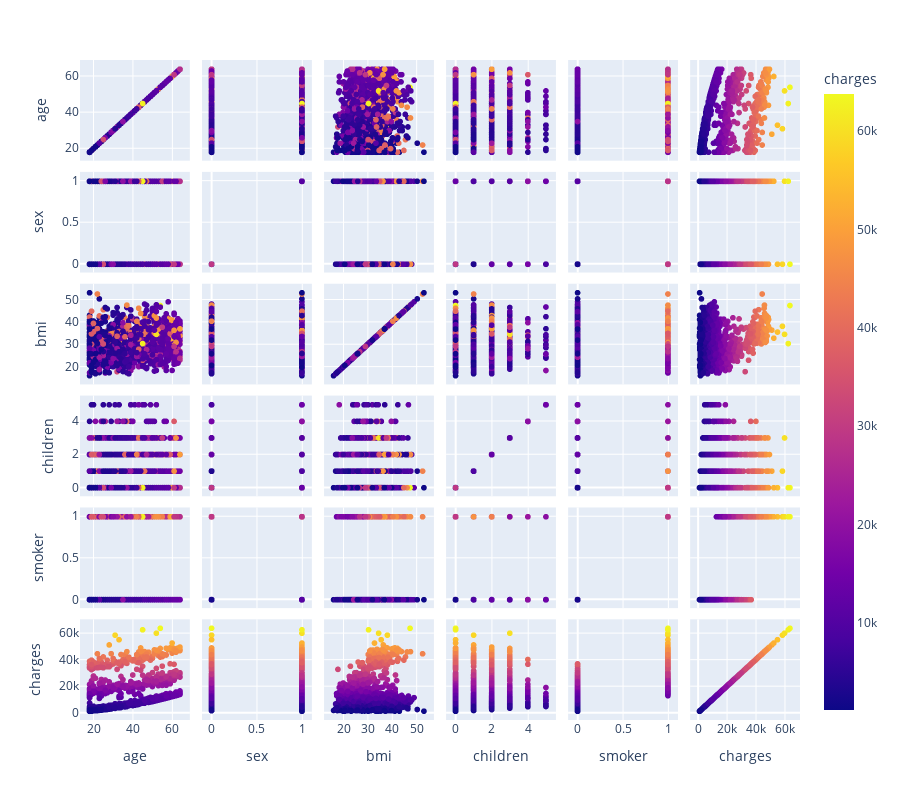

Notebook code for this chart:
### Markdown cell above
##### Outliers

### Code cell
import plotly.express as px

fig = px.scatter_matrix(data,
    dimensions=["age", 'sex', 'bmi', 'children', 'smoker', 'charges'],
    color="charges", height=800)
fig.show()

### Figure 1 — Plotly figure (JSON) as saved in the notebook; plotly's stock layout.template omitted (floating-point values rounded to 4 significant figures; data arrays with more than 128 entries replaced by an {"elided": "..."} marker saying what was removed)
{"data": [{"dimensions": [{"axis": {"matches": true}, "label": "age", "values": {"elided": "1337 int values"}}, {"axis": {"matches": true}, "label": "sex", "values": {"elided": "1337 int values"}}, {"axis": {"matches": true}, "label": "bmi", "values": {"elided": "1337 float values"}}, {"axis": {"matches": true}, "label": "children", "values": {"elided": "1337 int values"}}, {"axis": {"matches": true}, "label": "smoker", "values": {"elided": "1337 int values"}}, {"axis": {"matches": true}, "label": "charges", "values": {"elided": "1337 float values"}}], "hovertemplate": "%{xaxis.title.text}=%{x}<br>%{yaxis.title.text}=%{y}<br>charges=%{marker.color}<extra></extra>", "legendgroup": "", "marker": {"color": {"elided": "1337 float values"}, "coloraxis": "coloraxis", "symbol": "circle"}, "name": "", "showlegend": false, "type": "splom"}], "layout": {"coloraxis": {"colorbar": {"title": {"text": "charges"}}, "colorscale": [[0, "#0d0887"], [0.1111, "#46039f"], [0.2222, "#7201a8"], [0.3333, "#9c179e"], [0.4444, "#bd3786"], [0.5556, "#d8576b"], [0.6667, "#ed7953"], [0.7778, "#fb9f3a"], [0.8889, "#fdca26"], [1, "#f0f921"]]}, "dragmode": "select", "height": 800, "legend": {"tracegroupgap": 0}, "margin": {"t": 60}}}
